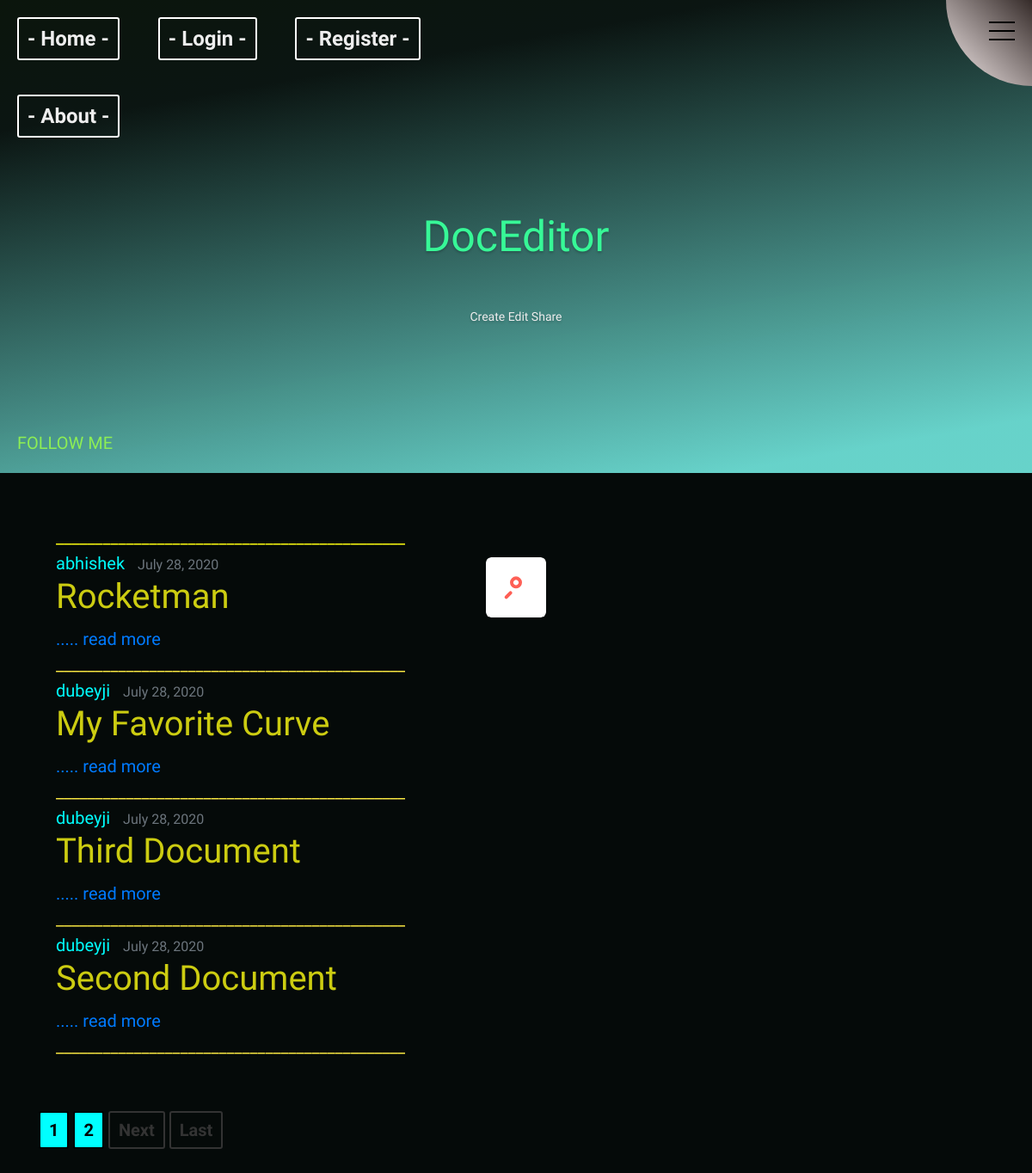
Before: /home/ with the older database file.
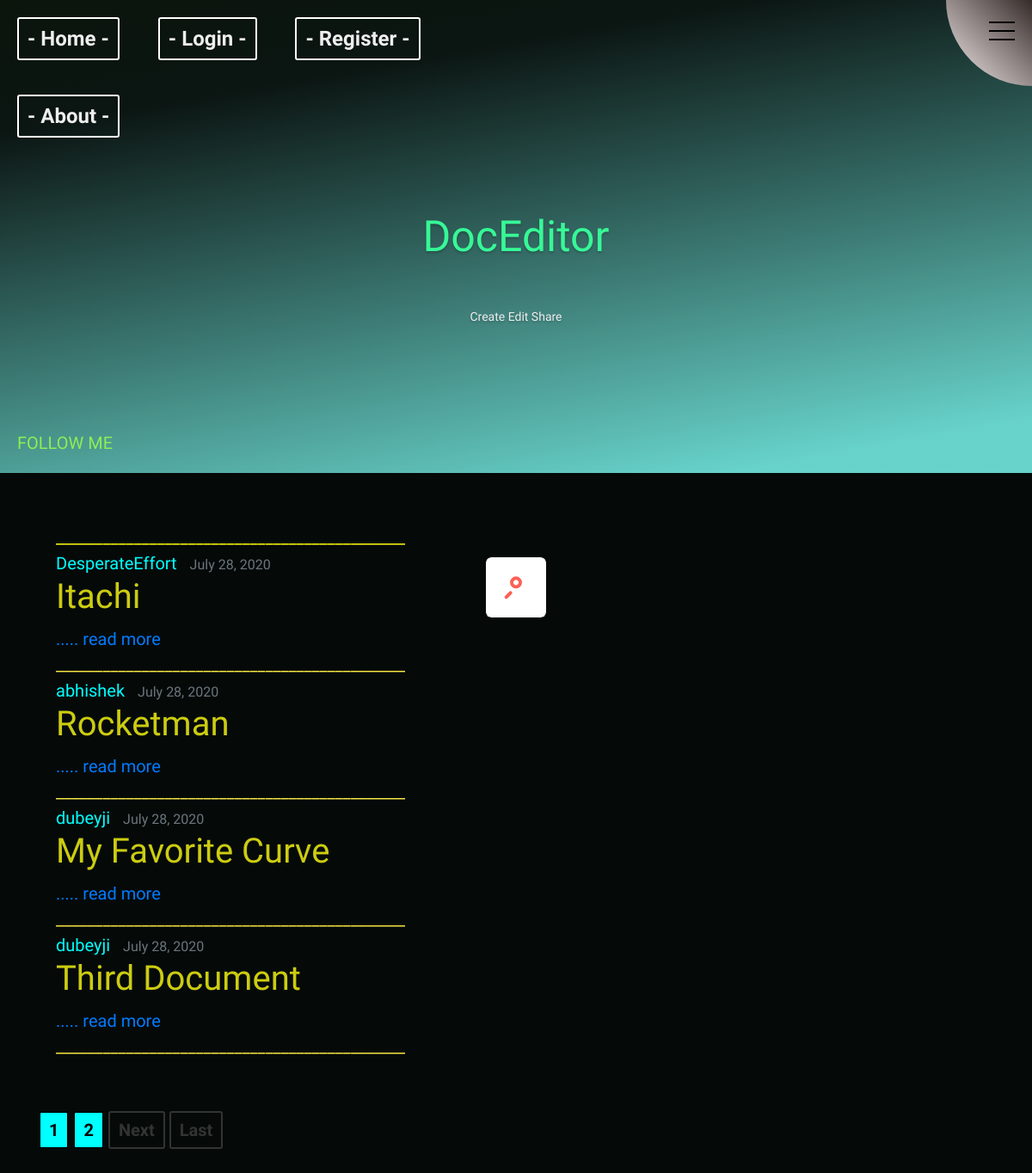
After: the same page with the newer database file.
### editor/models.py (models this page shows, shortened)
class Document(models.Model):
    title = models.CharField(max_length = 100)
    content = RichTextField(blank=True,null=True)
    date_posted = models.DateTimeField(default=timezone.now)
    author  = models.ForeignKey(User,on_delete=models.CASCADE)
    last_change_details = models.TextField(null=True,blank=True)

### editor/views.py (the view)
# urls.py: path('home/',views.DocumentListView.as_view(),name='editor-home'),#homepage now
class DocumentListView(ListView):
    model = Document
    template_name = 'editor/home_backup.html'
    context_object_name = 'documents'
    ordering = ['-date_posted']
    paginate_by = 4

### editor/templates/editor/home_backup.html (shortened to what this page needs)
{% extends "editor/base.html" %}
{% block content %}
<span style="color: #ff1; padding-left: 20px"> _____________________________________________ </span>
{% for document in documents %}
    <div style="padding-left: 20px">
        <div>
            <div>
                <a class="mr-2" style="color:aqua;font-family:'Atomic Age',san-serif;" href="{% url 'user-documents' document.author.username %}">{{ document.author }}</a>
                <small style="color:beige;font-family:'IM Fell English SC',san-serif;" class="text-muted">
                    {{ document.date_posted |date:"F d, Y"}}</small>
            </div>
            <h2>
                <a href="{% url 'document-detail' document.id %}">
                    <font color = "#cc1">{{ document.title }} </font>
                </a>
            </h2>
                    <div>
                    <div class='article'>
                        <div>
                            <a href="{% url 'document-detail' pk=document.pk %}">   ..... read more</a>
                        </div>
                    </div>
            </div>
    </div>
<div style="color: #f8e642;"> _____________________________________________ </div>
</div>
{% endfor %}
<br><br>
{% if is_paginated %}
{% for num in page_obj.paginator.page_range %}
{% if page_obj.number == num %}
<a href="?page={{ num }}" style="background:aqua ;color:black;" class = "btn btn-info mb-4">{{ num }}</a>
{% elif num > page_obj.number|add:'-3' and num < page_obj.number|add:'3' %}
<a href="?page={{ num }}" style="background:aqua ;color:black;" class = "btn btn-info mb-4">{{ num }}</a>
{% endif %}
{% endfor %}
{% if page_obj.has_next %}
<a href="?page={{ page_obj.next_page_number }}" class = "btn btn-outline-info mb-4">Next</a>
<a href="?page={{ page_obj.paginator.num_pages }}" class = "btn btn-outline-info mb-4">Last</a>
{% endif %}
{% endif %}
{% endblock content %}

Changed rows visible on the page:
no longer on this page (row unchanged): Document: author "dubeyji", date_posted "July 28, 2020", title "Second Document"
added Document: author "DesperateEffort", date_posted "July 28, 2020", title "Itachi"
